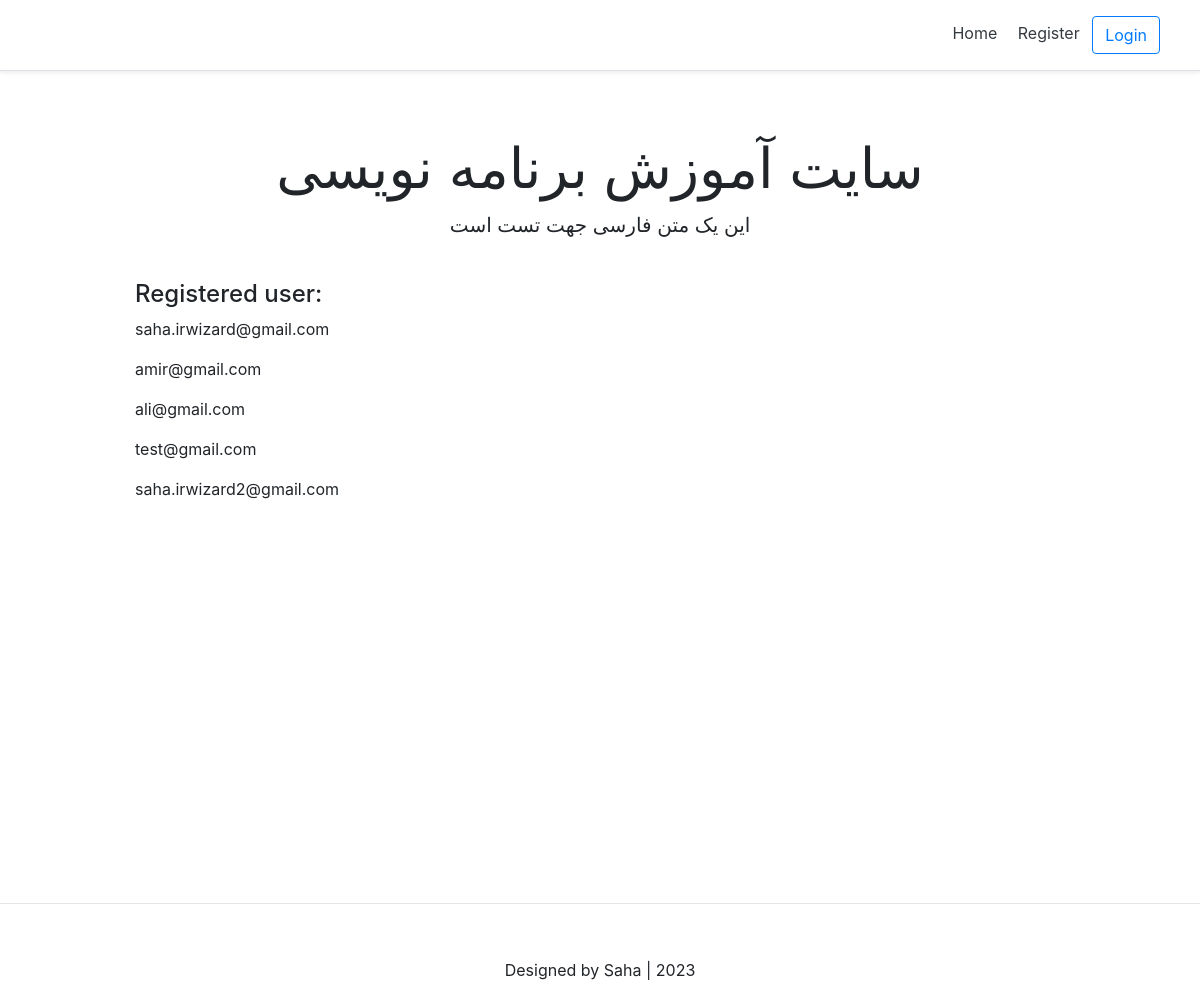
The page / on the database its author committed.
### account/models.py (models this page shows, shortened)
class Account(AbstractBaseUser):
    email                   = models.EmailField(verbose_name="email", max_length=60, unique=True)
    username                = models.CharField(max_length=30, unique=True)
    date_joined             = models.DateTimeField(verbose_name='date joined', auto_now_add=True)
    last_login              = models.DateTimeField(verbose_name='last login', auto_now=True)
    is_admin                = models.BooleanField(default=False)
    is_active               = models.BooleanField(default=True)
    is_staff                = models.BooleanField(default=False)
    is_superuser            = models.BooleanField(default=False)
    objects = MyAccountManager()
    USERNAME_FIELD = 'email'
    REQUIRED_FIELDS = ['username',]
    def __str__(self) :
        return self.email

### home/views.py (the view)
# urls.py: path('', home_view, name="home"),
def home_view(request):
    context = {}
    accounts = Account.objects.all()
    context['accounts'] = accounts
    return render(request, "home/home.html", context)

### home/templates/home/home.html
{% extends 'base.html' %}
{% block content %}
<div class="pricing-header px-3 py-3 pt-md-5 pb-md-4 mx-auto text-center">
    <h1 class="display-4">سایت آموزش برنامه نویسی</h1>
    <p class="lead">این یک متن فارسی جهت تست است</p>
</div>
<div class="container">
    <div class="d-flex flex-column">
        <h4>Registered user:</h4>
        {% for account in accounts %}
            <p>{{account}}</p>
        {% endfor %}
    </div>
</div>
{% endblock content %}

### templates/snippest/header.html (style rules this page uses)
@media (min-width: 768px) { html { font-size: 16px; } }
.container { max-width: 960px; }
.pricing-header { max-width: 700px; }

### rows shown on the page
Account: email "saha.irwizard@gmail.com"
Account: email "amir@gmail.com"
Account: email "ali@gmail.com"
Account: email "test@gmail.com"
Account: email "saha.irwizard2@gmail.com"
